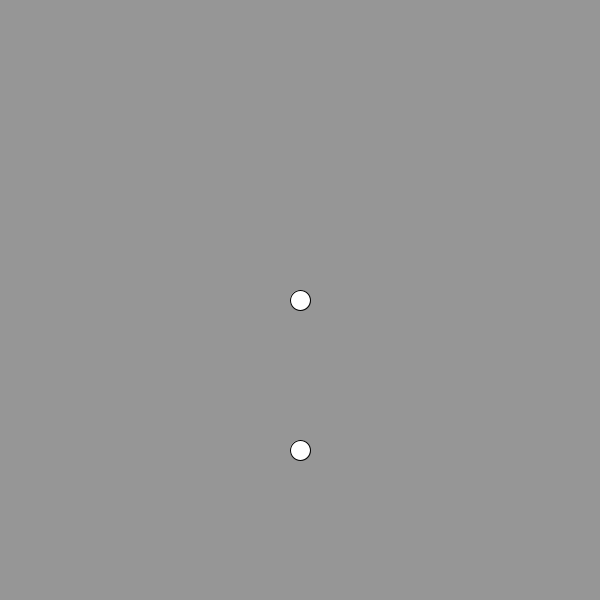
Frame 1 (no input)
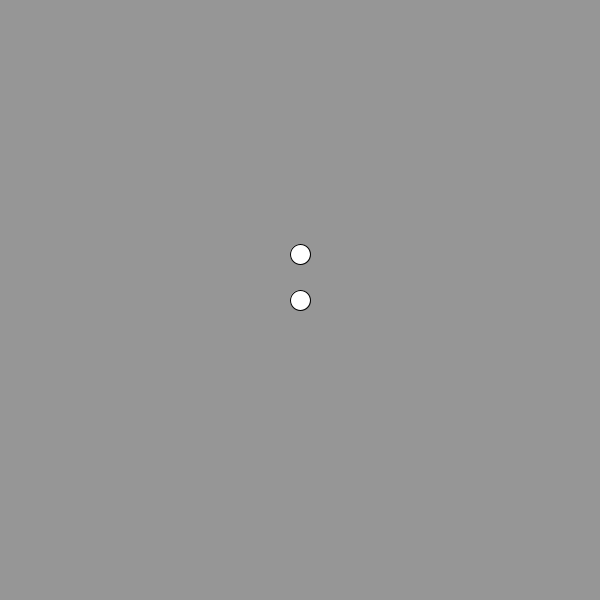
Frame 60 (the mouse pressed at the canvas centre just before this capture)
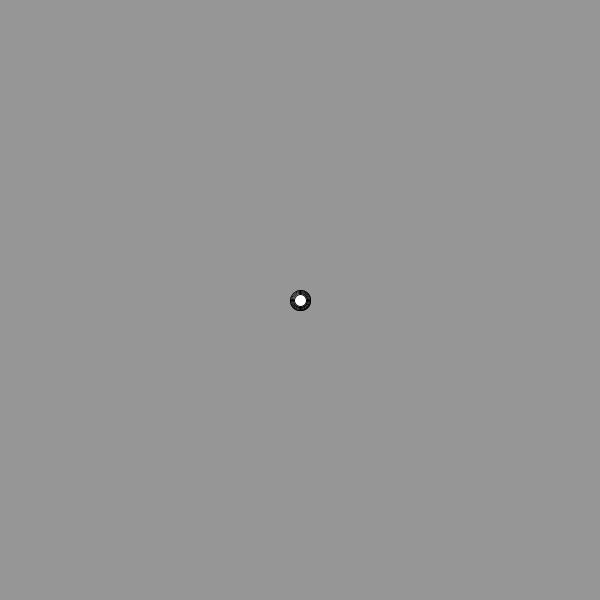
Frame 120 (the mouse held since frame 60 and released just before this capture)

The Processing sketch that drew these frames (run headless with seeded random() and noise(); from frame 60 on, the mouse is pressed at the canvas centre):

// Processing sketch: processing_77134
// ── processing_77134.pde

PVector pos, vel, acc, center, mouseP;
int rad, radP, decayRate, numP;

void setup()
{
  size(600, 600);
  background(150);
  rad = 20;
  numP = 6;
  center = new PVector (width/2, height/2);
  pos = new PVector (width/2, height*.75);
  mouseP = new PVector();
  vel = new PVector (0, 0);
  acc = new PVector ();
}


void draw()
{
  background(150);
  ellipse(center.x, center.y, rad, rad);
  ellipse(pos.x, pos.y, rad, rad);



  if (mousePressed)
  {
    pos = new PVector (mouseP.x, mouseP.y);
    line(mouseP.x, mouseP.y, mouseX, mouseY);
    vel =  PVector.sub(mouseP, new PVector(mouseX, mouseY));
    ellipse(pos.x, pos.y, rad, rad);
    projection();
  }



  else
  {
    acc = PVector.sub(center, pos);
    acc.mult(.001);
    vel.add(acc);
    pos.add(vel);
  }
  
 
}

void mouseReleased()
{
  vel = PVector.sub(mouseP, new PVector(mouseX, mouseY));
  vel.mult(.05);
}

void mousePressed()
{
  mouseP = new PVector (mouseX, mouseY);
  vel = new PVector();
}

void projection()
{
  PVector futA, futV, futP;

  futP = pos;
  futA = PVector.sub(center, pos);
  futA.mult(.001);
  futV = vel;
  futV.mult(.05);
  futV = PVector.add(futV, futA);
  futP = PVector.add(futP, futV);

  int step = 5;

  for (int i = 1; i<numP*step; i++)
  {
    futA = PVector.sub(center, futP);
    futA.mult(.001);
    futV.add(futA);
    futP.add(futV);

    if (i%step == 0)
    {
      ellipse(futP.x, futP.y, rad-i/3, rad-i/3);
    }
  }
}
